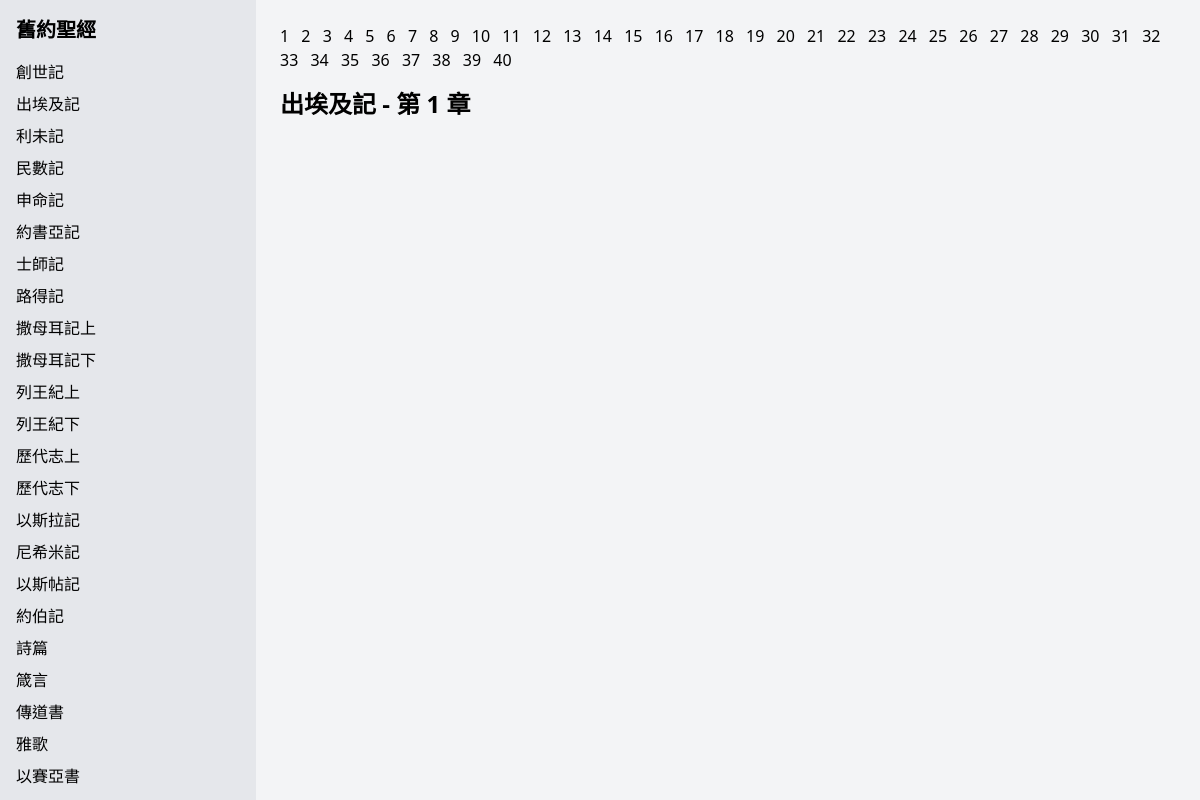
The page /scriptures/book/2/chapter/1 on the database its author committed.
### scriptures/models.py (models this page shows, shortened)
class Book(models.Model):
    name = models.CharField(max_length=200, verbose_name="書名")
    chapter = models.IntegerField(default=0, verbose_name="總共幾章")
    order = models.PositiveIntegerField(default=0, verbose_name="排序")
    class Meta:
        ordering = ['order']  # default sort order

### scriptures/views.py (the view)
# urls.py: path("book/<int:book>/chapter/<int:chapter>", views.chapter, name="chapter"),
def chapter(request, book, chapter):
    context = {}
    context.update(load_sidebar())
    book = get_object_or_404(Book, id=book)
    context['book'] = book
    chapters = range(1, book.chapter+1)
    context['chapter'] = chapter
    context['chapters'] = chapters
    verse_list = Verse.objects.filter(book=book, chapter=chapter)
    context['verses'] = verse_list
    return render(request, 'scriptures/index.html', context)

### scriptures/views.py (called while the page is built)
def load_sidebar():
    context = {}
    old_testament = Book.objects.filter(id__gte=1, id__lte=39)
    new_testament = Book.objects.filter(id__gte=40, id__lte=66)
    context['old_testament'] = old_testament
    context['new_testament'] = new_testament
    return context

### scriptures/templates/scriptures/index.html
{% extends 'scriptures/base.html' %}

### scriptures/templates/scriptures/base.html (shortened to what this page needs)
<!DOCTYPE html>
<html lang="zh-Hant">
<head>
  <script src="https://cdn.jsdelivr.net/npm/@tailwindcss/browser@4"></script>
</head>
<body>
  <div class="flex min-h-screen">
    {% block sidebar %}
    {% include 'scriptures/sidebar.html' %}
    {% endblock %}
    {% block main %}
    {% include 'scriptures/main.html' %}
    {% endblock %}
  </div>
</body>
</html>

### scriptures/templates/scriptures/sidebar.html (shortened to what this page needs)
<aside class="h-screen w-64 overflow-y-auto fixed left-0 top-0 bg-gray-200 p-4">
  <h2 class="text-xl font-bold mb-4">舊約聖經</h2>
  <ul>
    {% for book in old_testament %}
    <li class="mb-2"><a href="{% url 'scripture:chapter' book.id 1 %}" class="hover:text-gray-400">{{ book.name }}</a></li>
    {% endfor %}
  </ul>
  <br>
</aside>

### scriptures/templates/scriptures/main.html (shortened to what this page needs)
<main class="flex-1 ml-64 p-6 bg-gray-100">
  {% include 'scriptures/chapter.html' %}
  <h1 class="text-2xl font-semibold mb-4">{{book.name}} - 第 {{chapter}} 章</h1>
</main>

### scriptures/templates/scriptures/chapter.html
<section class="chapter-selector mb-4">
    <div>
        {% for ch in chapters %}
        <a href="{% url 'scripture:chapter' book=book.id chapter=ch %}" class="mr-2"> {{ch}} </a>
        {% endfor %}
    </div>
</section>

### rows shown on the page
Book: name "創世記"
Book: name "出埃及記"
Book: name "利未記"
Book: name "民數記"
Book: name "申命記"
Book: name "約書亞記"
Book: name "士師記"
Book: name "路得記"
Book: name "撒母耳記上"
Book: name "撒母耳記下"
Book: name "列王紀上"
Book: name "列王紀下"
Book: name "歷代志上"
Book: name "歷代志下"
Book: name "以斯拉記"
Book: name "尼希米記"
Book: name "以斯帖記"
Book: name "約伯記"
Book: name "詩篇"
Book: name "箴言"
Book: name "傳道書"
Book: name "雅歌"
Book: name "以賽亞書"

### other values the page prints
{{ ch }} "1" "2" "3" "4" "5" "6" "7" "8" "9" "10" "11" "12" "13" "14" "15" "16" "17" "18" "19" "20" "21" "22" "23" "24" "25" "26" "27" "28" "29" "30" "31" "32" "33" "34" "35" "36" "37" "38" "39" "40"
{{ chapter }} "1"
